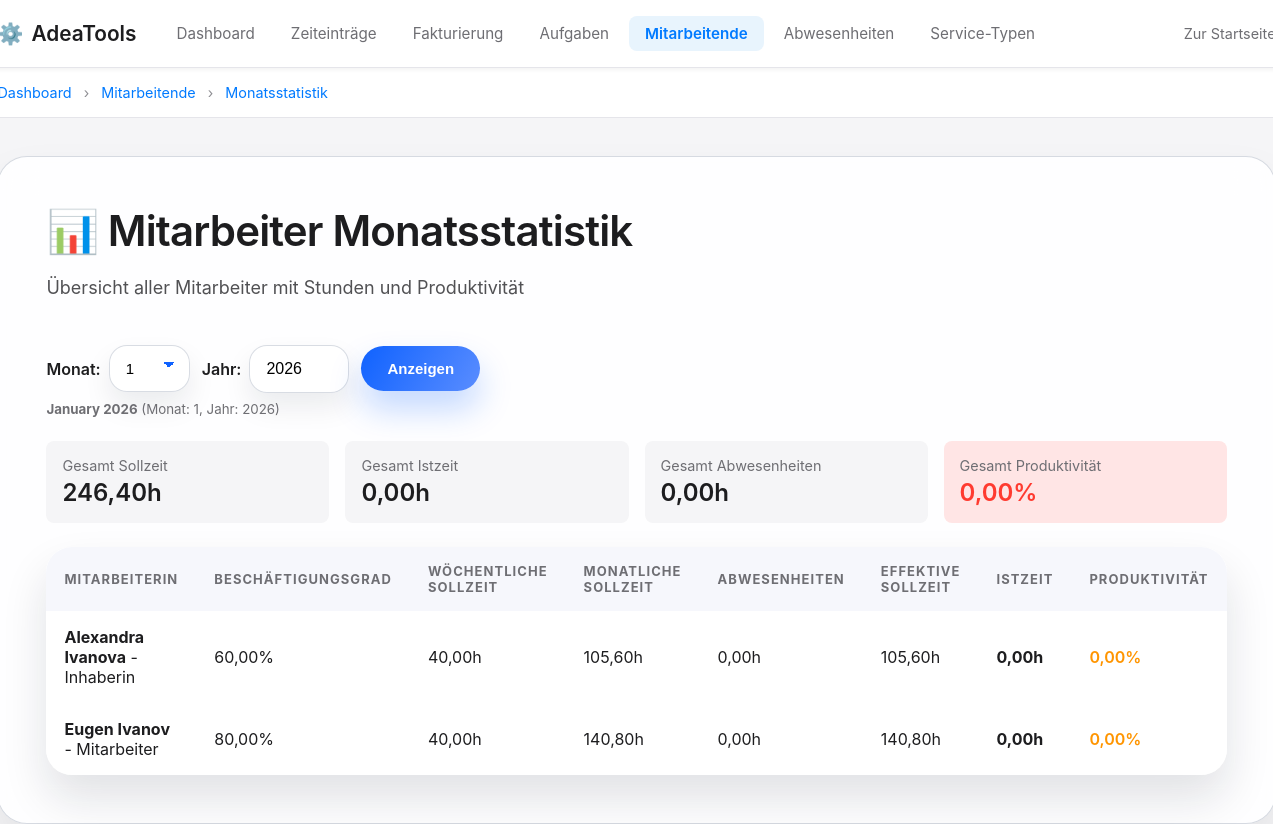
/zeit/mitarbeitende/monatsstatistik/ (signed in), run on the app's committed database.
### adeazeit/models.py (models this page shows, shortened)
class EmployeeInternal(models.Model):
    code = models.CharField(
        "Mitarbeiterkürzel",
        max_length=20,
        unique=True,
        help_text="Eindeutiger Kurzcode für den Mitarbeiter (z.B. MM, EMP001)"
    )
    name = models.CharField("Name", max_length=255)
    function_title = models.CharField("Funktion", max_length=255, default="")
    rolle = models.CharField("Rolle", max_length=255, blank=True)
    employment_percent = models.DecimalField(
        "Beschäftigungsgrad (%)",
        max_digits=5,
        decimal_places=2,
        default=Decimal('100.00'),
        help_text="Beispiel: 100.00, 60.00"
    )
    weekly_soll_hours = models.DecimalField(
        "Wöchentliche Sollstunden",
        max_digits=5,
        decimal_places=2,
        default=Decimal('42.00'),
        help_text="Gesamte wöchentliche Sollstunden (z.B. 42.00 oder 40.00)"
    )
    weekly_working_days = models.DecimalField(
        "Wöchentliche Arbeitstage",
        max_digits=4,
        decimal_places=1,
        null=True,
        blank=True,
        help_text="z.B. 5.0 / 4.5 / 4.0"
    )
    vacation_days_per_year = models.DecimalField(
        "Ferientage pro Jahr",
        max_digits=5,
        decimal_places=2,
        null=True,
        blank=True,
        help_text="z.B. 20.00 / 25.00"
    )
    work_canton = models.CharField(
        "Arbeitskanton",
        max_length=50,
        null=True,
        blank=True,
        help_text="Für zukünftige Feiertagsmodelle"
    )
    holiday_model = models.CharField(
        "Feiertagsmodell",
        max_length=255,
        null=True,
        blank=True,
        help_text="Freitext"
    )
    employment_start = models.DateField(
        "Beschäftigungsbeginn",
        null=True,
        blank=True
    )
    employment_end = models.DateField(
        "Beschäftigungsende",
        null=True,
        blank=True
    )
    eintrittsdatum = models.DateField("Eintrittsdatum", null=True, blank=True)  # Legacy, wird automatisch aus employment_start gesetzt
    austrittsdatum = models.DateField("Austrittsdatum", null=True, blank=True)  # Legacy
    stundensatz = models.DecimalField(
        "Koeffizient",
        max_digits=10,
        decimal_places=2,
        default=Decimal('0.00'),
        help_text="Koeffizient für die Verrechnung von Services (z.B. 1.3 = 30% Aufschlag auf Standard-Stundensatz)"
    )
    sollstunden_woche = models.DecimalField(
        "Sollstunden/Woche (Legacy)",
        max_digits=5,
        decimal_places=2,
        null=True,
        blank=True,
        help_text="Veraltet - verwende weekly_soll_hours"
    )
    ferien_pro_jahr = models.DecimalField(
        "Ferien pro Jahr (Legacy)",
        max_digits=5,
        decimal_places=2,
        null=True,
        blank=True,
        help_text="Veraltet - verwende vacation_days_per_year"
    )
    aktiv = models.BooleanField("Aktiv", default=True)
    notes = models.TextField("Notizen", null=True, blank=True)
    created_at = models.DateTimeField(auto_now_add=True)
    updated_at = models.DateTimeField(auto_now=True)
    class Meta:
        ordering = ["name"]
        verbose_name = "Interne Mitarbeiterin"
        verbose_name_plural = "Interne Mitarbeitende"

### adeazeit/views.py (the view)
# urls.py: path("mitarbeitende/monatsstatistik/", views.EmployeeMonthlyStatsView.as_view(), name="employee-monthly-stats"),
class EmployeeMonthlyStatsView(ManagerOrAdminRequiredMixin, TemplateView):
    template_name = "adeazeit/employee_monthly_stats.html"
    def get_context_data(self, **kwargs):
        context = super().get_context_data(**kwargs)
        year = self.request.GET.get("year")
        month = self.request.GET.get("month")
        today = date.today()
        if year and month:
            try:
                year = int(year)
                month = int(month)
                if not (1 <= month <= 12):
                    raise ValueError("Monat muss zwischen 1 und 12 sein")
            except (ValueError, TypeError):
                year = today.year
                month = today.month
        else:
            year = today.year
            month = today.month
        context["selected_year"] = year
        context["selected_month"] = month
        context["month_name"] = date(year, month, 1).strftime("%B %Y")
        accessible_employees = get_accessible_employees(self.request.user)
        employees = accessible_employees.filter(
            aktiv=True
        ).filter(
            Q(employment_end__isnull=True) | Q(employment_end__gte=today)
        ).order_by("name")
        employee_stats = []
        for employee in employees:
            monthly_soll = WorkingTimeCalculator.monthly_soll_hours(employee, year, month)
            monthly_absence = WorkingTimeCalculator.monthly_absence_hours(employee, year, month)
            monthly_effective_soll = WorkingTimeCalculator.monthly_effective_soll_hours(employee, year, month)
            monthly_ist = WorkingTimeCalculator.monthly_ist_hours(employee, year, month)
            productivity = WorkingTimeCalculator.monthly_productivity(employee, year, month)
            employee_stats.append({
                "employee": employee,
                "monthly_soll": monthly_soll,
                "monthly_absence": monthly_absence,
                "monthly_effective_soll": monthly_effective_soll,
                "monthly_ist": monthly_ist,
                "productivity": productivity,
                "employment_percent": employee.employment_percent,
                "weekly_soll_hours": employee.weekly_soll_hours,
            })
        context["employee_stats"] = employee_stats
        total_soll = sum(s["monthly_soll"] for s in employee_stats)
        total_ist = sum(s["monthly_ist"] for s in employee_stats)
        total_absence = sum(s["monthly_absence"] for s in employee_stats)
        total_effective_soll = sum(s["monthly_effective_soll"] for s in employee_stats)
        context["total_soll"] = total_soll
        context["total_ist"] = total_ist
        context["total_absence"] = total_absence
        context["total_effective_soll"] = total_effective_soll
        context["overall_productivity"] = (total_ist / total_effective_soll * Decimal('100.00')).quantize(Decimal('0.01')) if total_effective_soll > 0 else Decimal('0.00')
        return context

### adeazeit/templates/adeazeit/employee_monthly_stats.html (shortened to what this page needs)
{% extends 'admin_base_no_sidebar.html' %}
{% block breadcrumbs %}
{% if user.is_staff %}
<a href="{% url 'admin-dashboard' %}">Dashboard</a>
{% else %}
<a href="{% url 'home' %}">Startseite</a>
{% endif %}
<a href="{% url 'adeazeit:employee-list' %}">Mitarbeitende</a>
<a href="{% url 'adeazeit:employee-monthly-stats' %}">Monatsstatistik</a>
{% endblock %}
{% block content %}
<section class="content-card" style="max-width: 100%; width: 100%;">
    <div class="adea-d-flex-between">
        <div>
            <h1 style="margin-bottom: 8px;">📊 Mitarbeiter Monatsstatistik</h1>
            <p class="lead">Übersicht aller Mitarbeiter mit Stunden und Produktivität</p>
        </div>
    </div>
    <div style="margin-top: 24px;">
        <form method="get" style="display: flex; gap: 12px; align-items: center; flex-wrap: wrap;">
            <div style="display: flex; gap: 8px; align-items: center;">
                <label for="month" style="font-weight: 600;">Monat:</label>
                <select name="month" id="month" class="adea-select">
                    <option value="1" {% if selected_month == 1 %}selected{% endif %}>1</option>
                </select>
            </div>
            <div style="display: flex; gap: 8px; align-items: center;">
                <label for="year" style="font-weight: 600;">Jahr:</label>
                <input type="number" name="year" id="year" value="{{ selected_year }}" min="2020" max="2030" class="adea-input" style="width: 100px;">
            </div>
            <button type="submit" class="adea-button-primary">Anzeigen</button>
        </form>
        <small style="color: #6e6e73; margin-top: 8px; display: block;">
            <strong>{{ month_name }}</strong> (Monat: {{ selected_month }}, Jahr: {{ selected_year }})
        </small>
    </div>
    <div style="margin-top: 24px;">
        <div style="display: grid; grid-template-columns: repeat(auto-fit, minmax(200px, 1fr)); gap: 16px; margin-bottom: 24px;">
            <div style="padding: 16px; background: #f5f5f7; border-radius: 8px;">
                <div style="font-size: 0.9em; color: #6e6e73; margin-bottom: 4px;">Gesamt Sollzeit</div>
                <div style="font-size: 1.5em; font-weight: 600;">{{ total_soll|floatformat:2 }}h</div>
            </div>
            <div style="padding: 16px; background: #f5f5f7; border-radius: 8px;">
                <div style="font-size: 0.9em; color: #6e6e73; margin-bottom: 4px;">Gesamt Istzeit</div>
                <div style="font-size: 1.5em; font-weight: 600;">{{ total_ist|floatformat:2 }}h</div>
            </div>
            <div style="padding: 16px; background: #f5f5f7; border-radius: 8px;">
                <div style="font-size: 0.9em; color: #6e6e73; margin-bottom: 4px;">Gesamt Abwesenheiten</div>
                <div style="font-size: 1.5em; font-weight: 600;">{{ total_absence|floatformat:2 }}h</div>
            </div>
            <div style="padding: 16px; background: {% if overall_productivity >= 100 %}#d1f2eb{% else %}#ffe5e5{% endif %}; border-radius: 8px;">
                <div style="font-size: 0.9em; color: #6e6e73; margin-bottom: 4px;">Gesamt Produktivität</div>
                <div style="font-size: 1.5em; font-weight: 600; color: {% if overall_productivity >= 100 %}#34c759{% else %}#ff3b30{% endif %};">{{ overall_productivity|floatformat:2 }}%</div>
            </div>
        </div>
    </div>
    <div class="adea-table-wrapper" style="margin-top: 24px; overflow-x: auto;">
        <table class="adea-table" style="min-width: 1000px;">
            <thead>
                <tr>
                    <th>Mitarbeiterin</th>
                    <th>Beschäftigungsgrad</th>
                    <th>Wöchentliche Sollzeit</th>
                    <th>Monatliche Sollzeit</th>
                    <th>Abwesenheiten</th>
                    <th>Effektive Sollzeit</th>
                    <th>Istzeit</th>
                    <th>Produktivität</th>
                </tr>
            </thead>
            <tbody>
                {% for stat in employee_stats %}
                <tr>
                    <td><strong>{{ stat.employee.name }}</strong>{% if stat.employee.function_title %} - {{ stat.employee.function_title }}{% endif %}</td>
                    <td>{{ stat.employment_percent|floatformat:2 }}%</td>
                    <td>{{ stat.weekly_soll_hours|floatformat:2 }}h</td>
                    <td>{{ stat.monthly_soll|floatformat:2 }}h</td>
                    <td>{{ stat.monthly_absence|floatformat:2 }}h</td>
                    <td>{{ stat.monthly_effective_soll|floatformat:2 }}h</td>
                    <td><strong>{{ stat.monthly_ist|floatformat:2 }}h</strong></td>
                    <td>
                        <span style="font-weight: 600; color: {% if stat.productivity >= 100 %}#34c759{% else %}#ff9500{% endif %};">
                            {{ stat.productivity|floatformat:2 }}%
                        </span>
                    </td>
                </tr>
                {% empty %}
                <tr>
                    <td colspan="8" style="text-align: center; padding: 40px;">
                        <p style="color: #6e6e73;">Keine Mitarbeitenden gefunden.</p>
                    </td>
                </tr>
                {% endfor %}
            </tbody>
        </table>
    </div>
</section>
{% endblock %}

### data on the page
EmployeeInternal: employee.name "Alexandra Ivanova", employee.function_title "Inhaberin", employment_percent "60,00", weekly_soll_hours "40,00", monthly_soll "105,60", monthly_absence "0,00", monthly_effective_soll "105,60", monthly_ist "0,00", productivity "0,00"
EmployeeInternal: employee.name "Eugen Ivanov", employee.function_title "Mitarbeiter", employment_percent "80,00", weekly_soll_hours "40,00", monthly_soll "140,80", monthly_absence "0,00", monthly_effective_soll "140,80", monthly_ist "0,00", productivity "0,00"

### other printed values
{{ month_name }} "January 2026"
{{ selected_month }} "1"
{{ selected_year }} "2026"
{{ total_soll|floatformat:2 }} "246,40"
{{ total_ist|floatformat:2 }} "0,00"
{{ total_absence|floatformat:2 }} "0,00"
{{ overall_productivity|floatformat:2 }} "0,00"
